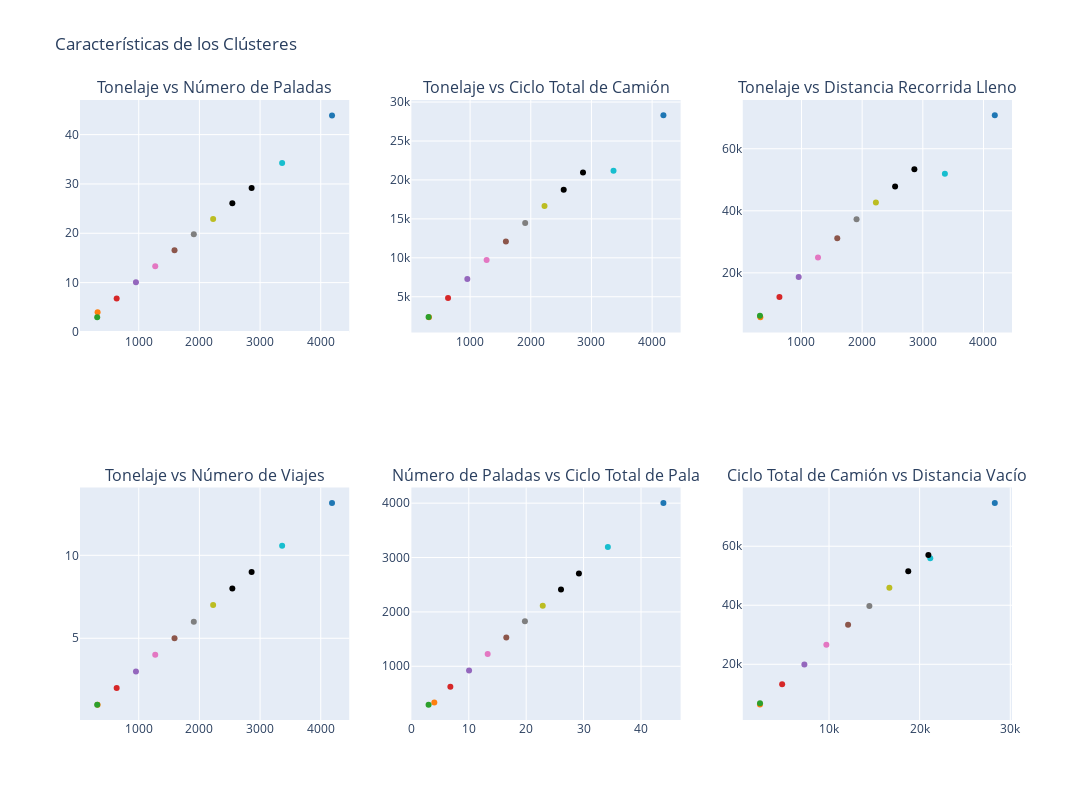

Notebook code for this chart:
### Code cell
import plotly.subplots as sp
import plotly.graph_objects as go
import matplotlib.pyplot as plt
import matplotlib.colors as mcolors

# Crear colores específicos para cada clúster
unique_clusters = cluster_summary.index
num_clusters = len(unique_clusters)
colors = [mcolors.rgb2hex(color) for color in plt.cm.tab10.colors][:num_clusters]

# Aseguramos el orden de los clusters y las métricas correspondientes
cluster_summary_reset = cluster_summary.reset_index()

# Crear una figura con subplots organizados en 2 filas x 3 columnas
fig = sp.make_subplots(rows=2, cols=3, subplot_titles=[
    "Tonelaje vs Número de Paladas",
    "Tonelaje vs Ciclo Total de Camión",
    "Tonelaje vs Distancia Recorrida Lleno",
    "Tonelaje vs Número de Viajes",
    "Número de Paladas vs Ciclo Total de Pala",
    "Ciclo Total de Camión vs Distancia Vacío"
])

# Asignar colores a cada gráfico de dispersión
# Tonelaje vs Número de Paladas
fig.add_trace(go.Scatter(
    x=cluster_summary_reset[('ton', 'mean')],
    y=cluster_summary_reset[('n_shovel', 'mean')],
    mode='markers',
    marker=dict(color=colors),
    text=cluster_summary_reset['cluster'],  # Agregamos el nombre del cluster como etiqueta
    name="Tonelaje vs Número de Paladas"
), row=1, col=1)

# Tonelaje vs Ciclo Total de Camión
fig.add_trace(go.Scatter(
    x=cluster_summary_reset[('ton', 'mean')],
    y=cluster_summary_reset[('truck_total_cycle', 'mean')],
    mode='markers',
    marker=dict(color=colors),
    text=cluster_summary_reset['cluster'],
    name="Tonelaje vs Ciclo Total de Camión"
), row=1, col=2)

# Tonelaje vs Distancia Recorrida Lleno
fig.add_trace(go.Scatter(
    x=cluster_summary_reset[('ton', 'mean')],
    y=cluster_summary_reset[('distance_full', 'mean')],
    mode='markers',
    marker=dict(color=colors),
    text=cluster_summary_reset['cluster'],
    name="Tonelaje vs Distancia Recorrida Lleno"
), row=1, col=3)

# Tonelaje vs Número de Viajes
fig.add_trace(go.Scatter(
    x=cluster_summary_reset[('ton', 'mean')],
    y=cluster_summary_reset[('trips', 'mean')],
    mode='markers',
    marker=dict(color=colors),
    text=cluster_summary_reset['cluster'],
    name="Tonelaje vs Número de Viajes"
), row=2, col=1)

# Número de Paladas vs Ciclo Total de Pala
fig.add_trace(go.Scatter(
    x=cluster_summary_reset[('n_shovel', 'mean')],
    y=cluster_summary_reset[('loader_total_cycle', 'mean')],
    mode='markers',
    marker=dict(color=colors),
    text=cluster_summary_reset['cluster'],
    name="Número de Paladas vs Ciclo Total de Pala"
), row=2, col=2)

# Ciclo Total de Camión vs Distancia Vacío
fig.add_trace(go.Scatter(
    x=cluster_summary_reset[('truck_total_cycle', 'mean')],
    y=cluster_summary_reset[('distance_empty', 'mean')],
    mode='markers',
    marker=dict(color=colors),
    text=cluster_summary_reset['cluster'],
    name="Ciclo Total de Camión vs Distancia Vacío"
), row=2, col=3)

# Configurar títulos y layout
fig.update_layout(
    title="Características de los Clústeres",
    showlegend=False,
    height=800,
    width=1200
)

# Mostrar gráfico interactivo
fig.show()

### Figure 1 — Plotly figure (JSON) as saved in the notebook; plotly's stock layout.template omitted (floating-point values rounded to 4 significant figures)
{"data": [{"marker": {"color": ["#1f77b4", "#ff7f0e", "#2ca02c", "#d62728", "#9467bd", "#8c564b", "#e377c2", "#7f7f7f", "#bcbd22", "#17becf"]}, "mode": "markers", "name": "Tonelaje vs Número de Paladas", "text": [-1, 0, 1, 2, 3, 4, 5, 6, 7, 8, 9, 10], "type": "scatter", "x": [4186.0, 322.0, 315.6, 636.1, 954.2, 1590.0, 1272.0, 1908.0, 2227.0, 3364.0, 2543.0, 2861.0], "xaxis": "x", "y": [43.9, 4, 3, 6.793, 10.05, 16.53, 13.29, 19.78, 22.88, 34.22, 26.06, 29.18], "yaxis": "y"}, {"marker": {"color": ["#1f77b4", "#ff7f0e", "#2ca02c", "#d62728", "#9467bd", "#8c564b", "#e377c2", "#7f7f7f", "#bcbd22", "#17becf"]}, "mode": "markers", "name": "Tonelaje vs Ciclo Total de Camión", "text": [-1, 0, 1, 2, 3, 4, 5, 6, 7, 8, 9, 10], "type": "scatter", "x": [4186.0, 322.0, 315.6, 636.1, 954.2, 1590.0, 1272.0, 1908.0, 2227.0, 3364.0, 2543.0, 2861.0], "xaxis": "x2", "y": [28290.0, 2383.0, 2389.0, 4830.0, 7281.0, 12100.0, 9707.0, 14450.0, 16660.0, 21170.0, 18740.0, 20960.0], "yaxis": "y2"}, {"marker": {"color": ["#1f77b4", "#ff7f0e", "#2ca02c", "#d62728", "#9467bd", "#8c564b", "#e377c2", "#7f7f7f", "#bcbd22", "#17becf"]}, "mode": "markers", "name": "Tonelaje vs Distancia Recorrida Lleno", "text": [-1, 0, 1, 2, 3, 4, 5, 6, 7, 8, 9, 10], "type": "scatter", "x": [4186.0, 322.0, 315.6, 636.1, 954.2, 1590.0, 1272.0, 1908.0, 2227.0, 3364.0, 2543.0, 2861.0], "xaxis": "x3", "y": [70750.0, 5727.0, 6167.0, 12240.0, 18620.0, 31150.0, 24910.0, 37250.0, 42670.0, 51920.0, 47850.0, 53360.0], "yaxis": "y3"}, {"marker": {"color": ["#1f77b4", "#ff7f0e", "#2ca02c", "#d62728", "#9467bd", "#8c564b", "#e377c2", "#7f7f7f", "#bcbd22", "#17becf"]}, "mode": "markers", "name": "Tonelaje vs Número de Viajes", "text": [-1, 0, 1, 2, 3, 4, 5, 6, 7, 8, 9, 10], "type": "scatter", "x": [4186.0, 322.0, 315.6, 636.1, 954.2, 1590.0, 1272.0, 1908.0, 2227.0, 3364.0, 2543.0, 2861.0], "xaxis": "x4", "y": [13.16, 1, 1, 2, 3, 5, 4, 6, 7, 10.57, 8, 9], "yaxis": "y4"}, {"marker": {"color": ["#1f77b4", "#ff7f0e", "#2ca02c", "#d62728", "#9467bd", "#8c564b", "#e377c2", "#7f7f7f", "#bcbd22", "#17becf"]}, "mode": "markers", "name": "Número de Paladas vs Ciclo Total de Pala", "text": [-1, 0, 1, 2, 3, 4, 5, 6, 7, 8, 9, 10], "type": "scatter", "x": [43.9, 4, 3, 6.793, 10.05, 16.53, 13.29, 19.78, 22.88, 34.22, 26.06, 29.18], "xaxis": "x5", "y": [4005.0, 335.7, 294.6, 622.9, 923.0, 1530.0, 1228.0, 1828.0, 2114.0, 3192.0, 2413.0, 2707.0], "yaxis": "y5"}, {"marker": {"color": ["#1f77b4", "#ff7f0e", "#2ca02c", "#d62728", "#9467bd", "#8c564b", "#e377c2", "#7f7f7f", "#bcbd22", "#17becf"]}, "mode": "markers", "name": "Ciclo Total de Camión vs Distancia Vacío", "text": [-1, 0, 1, 2, 3, 4, 5, 6, 7, 8, 9, 10], "type": "scatter", "x": [28290.0, 2383.0, 2389.0, 4830.0, 7281.0, 12100.0, 9707.0, 14450.0, 16660.0, 21170.0, 18740.0, 20960.0], "xaxis": "x6", "y": [74690.0, 6332.0, 6797.0, 13250.0, 19940.0, 33420.0, 26650.0, 39790.0, 45930.0, 55970.0, 51490.0, 57000.0], "yaxis": "y6"}], "layout": {"annotations": [{"font": {"size": 16}, "showarrow": false, "text": "Tonelaje vs Número de Paladas", "x": 0.1444, "xanchor": "center", "xref": "paper", "y": 1, "yanchor": "bottom", "yref": "paper"}, {"font": {"size": 16}, "showarrow": false, "text": "Tonelaje vs Ciclo Total de Camión", "x": 0.5, "xanchor": "center", "xref": "paper", "y": 1, "yanchor": "bottom", "yref": "paper"}, {"font": {"size": 16}, "showarrow": false, "text": "Tonelaje vs Distancia Recorrida Lleno", "x": 0.8556, "xanchor": "center", "xref": "paper", "y": 1, "yanchor": "bottom", "yref": "paper"}, {"font": {"size": 16}, "showarrow": false, "text": "Tonelaje vs Número de Viajes", "x": 0.1444, "xanchor": "center", "xref": "paper", "y": 0.375, "yanchor": "bottom", "yref": "paper"}, {"font": {"size": 16}, "showarrow": false, "text": "Número de Paladas vs Ciclo Total de Pala", "x": 0.5, "xanchor": "center", "xref": "paper", "y": 0.375, "yanchor": "bottom", "yref": "paper"}, {"font": {"size": 16}, "showarrow": false, "text": "Ciclo Total de Camión vs Distancia Vacío", "x": 0.8556, "xanchor": "center", "xref": "paper", "y": 0.375, "yanchor": "bottom", "yref": "paper"}], "height": 800, "showlegend": false, "title": {"text": "Características de los Clústeres"}, "width": 1200, "xaxis": {"anchor": "y", "domain": [0, 0.2889]}, "xaxis2": {"anchor": "y2", "domain": [0.3556, 0.6444]}, "xaxis3": {"anchor": "y3", "domain": [0.7111, 1]}, "xaxis4": {"anchor": "y4", "domain": [0, 0.2889]}, "xaxis5": {"anchor": "y5", "domain": [0.3556, 0.6444]}, "xaxis6": {"anchor": "y6", "domain": [0.7111, 1]}, "yaxis": {"anchor": "x", "domain": [0.625, 1]}, "yaxis2": {"anchor": "x2", "domain": [0.625, 1]}, "yaxis3": {"anchor": "x3", "domain": [0.625, 1]}, "yaxis4": {"anchor": "x4", "domain": [0, 0.375]}, "yaxis5": {"anchor": "x5", "domain": [0, 0.375]}, "yaxis6": {"anchor": "x6", "domain": [0, 0.375]}}}
